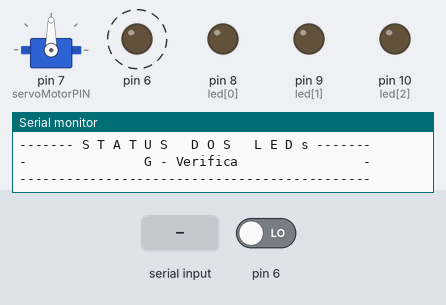
Bench run of a sketch on a simulated Arduino Uno, built with avr-gcc and run on an emulated ATmega328P. On the bench: servo, output pins drawn as LEDs (lit = HIGH), the last lines printed to the serial monitor. Dashed ring = blinking. Inputs (shaded band) come from the test bench; at power-on: pin 6 LOW.

Above: at 2.1 s.
2.2 s: "Q" received over Serial
At 4.6 s:
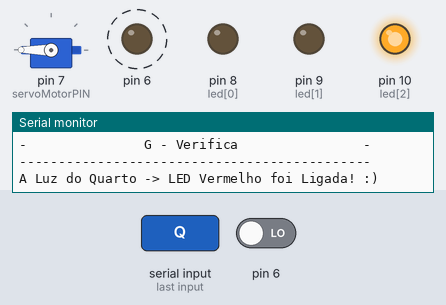
5.2 s: "A" received over Serial
At 7.2 s:
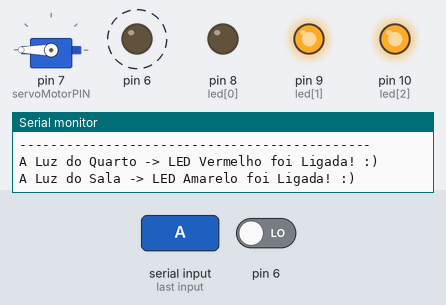
8.2 s: "Z" received over Serial
At 9.8 s:
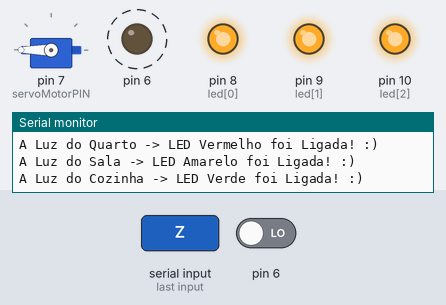
11.2 s: "W" received over Serial
At 12.4 s:
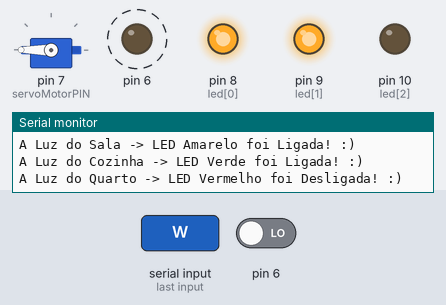
14.2 s: "S" received over Serial
At 16.3 s:
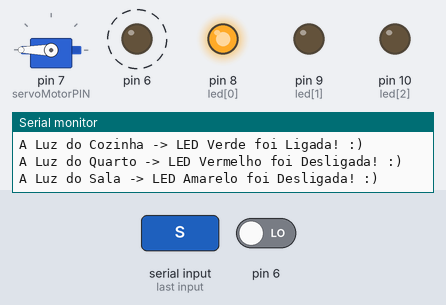
17.2 s: "M" received over Serial
At 18.9 s:
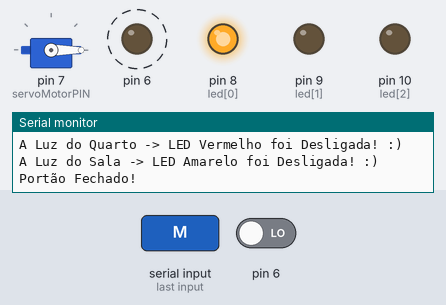
Timing chart, 0 to 21.2 s (numbered marks = the images above; inputs shaded):
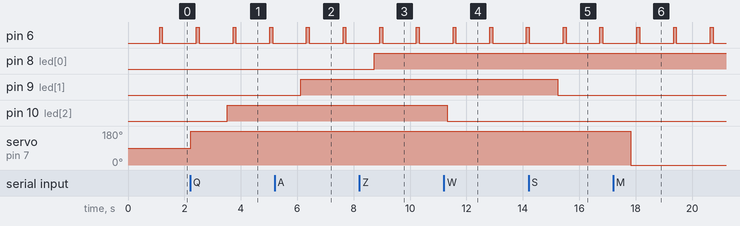

The sketch:

aula_06_06_2022_pt31.ino
```cpp
#include <Servo.h>

/*-------------------
Controle de LEDs através do teclado aprimorado
levando em consideração a ideia de automoção residencial
*/
			 //LED Verde    //LED Amarelo   //LED Verde
int led[] = {8,             9,              10};
char leitura; //Variável para armazenar o que foi digitado

int cm = 0; //Centímetros

bool servoSituacao = false;
bool servoSituacaoDistancia = false;

//Criando um objeto da classe servo
Servo servoMotorObj; //Cria um novo objeto Servo

//Pino digital associado ao controle do servomotor
int const servoMotorPIN = 7;

//Variável usada para armazenar o valor lido no potenciômetro
int valPotenciometro;

void setup()
{
 Serial.begin(9600); //Inicializa a comunicação serial

 servoMotorObj.attach(servoMotorPIN); //Setando o servo motor

  //Estrutura de repetição FOR
  //   Start Stop Increment
  for(int i = 0; i < 3; i++)
  {
  	pinMode(led[i], OUTPUT); //Setando no Arduino os pinos de saída
  							 //de acordo com o vetor
  }
  //Chamada de função para montagem de um menu na saída Serial
  montaMenu();
}

void loop()
{

  //execução da função readDistance
  cm = 0.01723 * readDistance(6, 6);

  distanciaAlteraPortao();

  while(Serial.available() > 0) //Verifica se há conexão com a serial
  {
    leitura = Serial.read(); //Lê o dado vindo da serial no computador
    						 //e armazena na variável leitura
    trataLeitura(leitura);
  }
}

//Função de exibição do menu na Saída Serial
void montaMenu()
{
  Serial.println("---------------------------------------------");
  Serial.println("--A U T O M O Ç Ã O   R E S I D E N C I A L--");
  Serial.println("---------  Opções com Leds 3° DSN   ---------");
  Serial.println("---------------------------------------------");
  Serial.println("** Utilize o seu teclado de seu computador **");
  Serial.println("--- Q U A R T O (L E D   V E R M E L H O) ---");
  Serial.println("-  Q -> Acende a Luz  /  W -> Apaga a Luz   -");
  Serial.println("---------------------------------------------");
  Serial.println("------ S A L A (L E D   A M A R E L O) ------");
  Serial.println("-  A -> Acende a Luz  /  S -> Apaga a Luz   -");
  Serial.println("---------------------------------------------");
  Serial.println("----- C O Z I N H A (L E D   V E R D E) -----");
  Serial.println("-  Z -> Acende a Luz  /  X -> Apaga a Luz   -");
  Serial.println("---------------------------------------------");
  Serial.println("---- P O R T Ã O (S E R V O   M O T O R) ----");
  Serial.println("-  L -> Abrir potão  /  M -> Fechar portão  -");
  Serial.println("---------------------------------------------");
  Serial.println("------- S T A T U S   D O S   L E D s -------");
  Serial.println("-               G - Verifica                -");
  Serial.println("---------------------------------------------");
  //Pular linhas em branco
  pulaLinha(2);
}

//Função para pular duas linhas em branco
void pulaLinha(int qtdeLinhas)
{
 for(int p = 0; p < qtdeLinhas; p++)
 {
  Serial.println("");
 }
}

//Função para verificar o Status dos LEDs
void situacaoLeds()
{
 Serial.println("");
 Serial.println("");
 Serial.println("");
 Serial.println("---------------------------------------------");
 Serial.println("--A U T O M A Ç Ã O   R E S I D E N C I A L--");
 Serial.println("------  S T A T U S   D A S   L U Z E S------");
 Serial.println("---------------------------------------------");

 //Estrutura FOR para verificar as três luzes
  for(int x = 0; x < 3; x++)
  {
    Serial.print  ("-- ");
    Serial.print  (verificaCor(x));
    if(digitalRead(led[x]) == HIGH)
    {
      Serial.println(": LUZ LIGADA");
    }
    else
    {
      Serial.println(": LUZ DESLIGADA");
    }
    Serial.println("---------------------------------------------");
  }
  Serial.print  ("-- ");
  Serial.println("Portão -> " + verificaServo(servoSituacao));
  Serial.println("---------------------------------------------");

  //Pular 2 linhas em branco
  pulaLinha(2);
}

//Função que trata a leitura do teclado
void trataLeitura(char fctleitura)
{
  switch(letraUpper(fctleitura))
  {
    case 'Q':
    	//Acende o LED Vermelho
    	alteraLed(2,'A'); //Parâmetro A - Acender
    	break;
    case 'A':
    	//Acende o LED Amarelo
    	alteraLed(1,'A'); //Parâmetro A - Acender
    	break;
    case 'Z':
    	//Acende o LED Verde
    	alteraLed(0,'A'); //Parâmetro A - Acender
    	break;
    case 'W':
    	//Apaga o LED Vermelho
    	alteraLed(2,'D'); //Parâmetro D - Desligar
    	break;
    case 'S':
    	//Apaga o LED Amarelo
    	alteraLed(1,'D'); //Parâmetro D - Desligar
    	break;
    case 'X':
    	//Apaga o LED Verde
    	alteraLed(0,'D'); //Parâmetro D - Desligar
    	break;
    case 'G':
    	situacaoLeds();
    	break;
    case 'L':
    	//Apaga o LED Verde
    	alteraServo('A'); //Parâmetro A - Aberto
    	break;
    case 'M':
    	//Apaga o LED Verde
    	alteraServo('F'); //Parâmetro F - Fechado
    	break;
    default:
    	Serial.println("---------------------------------------------");
    	Serial.println("-- Opção inválida, olhe as opções do menu! --");
    	Serial.println("---------------------------------------------");
    	//Pula linhas em branco
    	pulaLinha(2);
    	montaMenu();
		break;
  }
}

void alteraServo(char situacao)
{

  if(situacao == 'A')
 {
   valPotenciometro = map (1023, 0, 1023, 0, 180);
   servoMotorObj.write(valPotenciometro);
   Serial.println("Portão Aberto!");
   servoSituacao = true;
 }
  else if(situacao == 'F')
 {
   valPotenciometro = map (0, 0, 1023, 0, 180);
   servoMotorObj.write(valPotenciometro);
   delay(15);
   Serial.println("Portão Fechado!");
   servoSituacao = false;
 }
}


void alteraLed(int fctLed, char situacao)
{
 String msg;
 //Função para Ligar ou Desligar o LED
 if(situacao == 'A')
 {
   digitalWrite(led[fctLed], HIGH);
 }
  else if(situacao == 'D')
 {
    digitalWrite(led[fctLed], LOW);
 }
  Serial.println(mostraMsg(fctLed, situacao));
}

String mostraMsg(int fctMLed, char sitMLed)
{
  //Vamos parametrizar a mensagem ao usuário
  String corLed;
  String sitLed;

  //Função para verificação da cor do LED
  corLed = verificaCor(fctMLed);

  //Verificamos a situação
  sitLed = verificaStatus(sitMLed);

  //Como é uma função que retorna valor, daremos um return
  return "A Luz do " + corLed + " foi " + sitLed+ "! :)";
}

String verificaCor(int led)
{
  String descLed;
  //Verificamos a cor do LED da Operação
  switch(led)
  {
   case 2:
   		descLed = "Quarto -> LED Vermelho";
    	break;
   case 1:
    	descLed = "Sala -> LED Amarelo";
    	break;
   case 0:
    	descLed = "Cozinha -> LED Verde";
    	break;
  }
  //Como é uma função que retorna valor, daremos um return
  return descLed;
}

String verificaStatus(char estatus)
{
  String descSts;
  if(estatus == 'A')
  {
  	descSts = "Ligada";
  }
  else
  {
  	descSts = "Desligada";
  }
  //Como é uma função que retorna valor, daremos um return
  return descSts;
}

String verificaServo(bool servoSituacao)
{
  String servoMsg;

  if(servoSituacao == true)
  {
    servoMsg = "ABERTO";
  }
  else
  {
    servoMsg = "FECHADO";
  }

  return servoMsg;
}

char letraUpper(char caractere)
{
  char letra;
  //Verifica se o caractere passado é minúsculo
  if(isLowerCase(caractere))
  {
  	switch(caractere)
  	{
  	 case 'q':
    	letra = 'Q';
    	break;
     case 'a':
    	letra = 'A';
    	break;
     case 'z':
    	letra = 'Z';
    	break;
     case 'w':
    	letra = 'W';
    	break;
     case 's':
    	letra = 'S';
    	break;
     case 'x':
    	letra = 'X';
    	break;
     case 'g':
    	letra = 'G';
    	break;
     case 'l':
    	letra = 'L';
    	break;
     case 'm':
    	letra = 'M';
    	break;
  	}
  }
  else
  {
    letra = caractere;
  }
  return letra;
}

void distanciaAlteraPortao()
{
   if(cm < 100)
   {
    	if(!servoSituacaoDistancia)
        {
          	valPotenciometro = map (1023, 0, 1023, 0, 180);
   			servoMotorObj.write(valPotenciometro);
   			servoSituacao = true;
          	servoSituacaoDistancia = true;
        }
   }
   else
   {
    	if(servoSituacaoDistancia)
        {
           	valPotenciometro = map (0, 0, 1023, 0, 180);
   			servoMotorObj.write(valPotenciometro);
   			servoSituacao = false;
          	servoSituacaoDistancia = false;
        }
   }
}

//Função de leitura da distância
long readDistance(int triggerPin, int echoPin)
{
 	pinMode(triggerPin,OUTPUT); //Limpa a Leitura
  	digitalWrite(triggerPin, LOW);
  	delay(200);

  //Setar o trigger pin para HIGH por 100 millisecond(s)
  	digitalWrite(triggerPin, HIGH);
  	delay(100);
  	digitalWrite(triggerPin,LOW);
  	pinMode(echoPin, INPUT);

  //Ler o Echo pin, e retorando o tempo do som
  	return pulseIn(echoPin, HIGH);
}
```

Measured:
- after the input at 2.2 s, pin 10 (led[2]): LOW → HIGH after 1.3 s
- after the input at 5.2 s, pin 9 (led[1]): LOW → HIGH after 0.92 s
- after the input at 8.2 s, pin 8 (led[0]): LOW → HIGH after 0.53 s
- after the input at 11.2 s, pin 10 (led[2]): HIGH → LOW after 0.13 s
- after the input at 14.2 s, pin 9 (led[1]): HIGH → LOW after 1.0 s
- after the input at 17.2 s, servo on pin 7 (servoMotorPIN): 180° → 0° after 0.63 s
- by itself, pin 6: alternates HIGH for 0.10 s and LOW for 1.2 s
